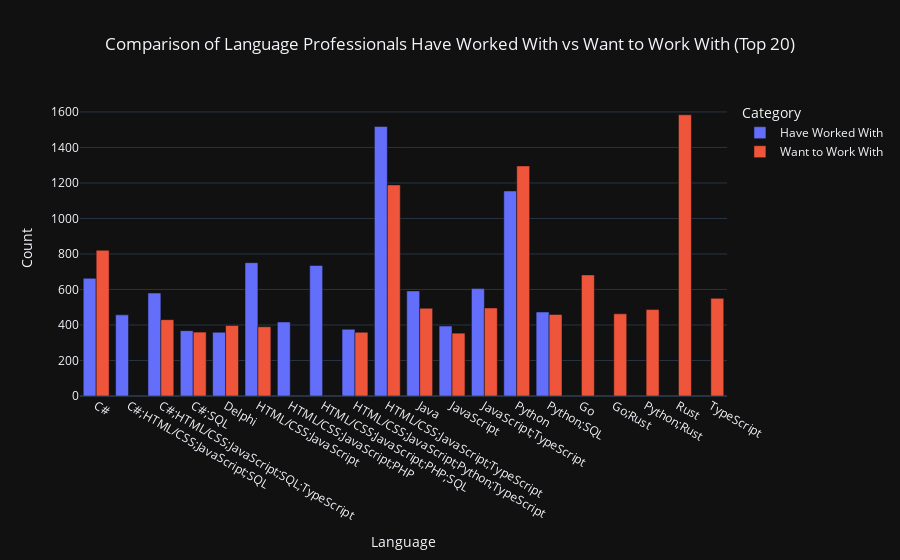

Notebook cell for this chart:
### Code cell
compare_languages(
    dataframe=df2023,
    worked_with_col='LanguageHaveWorkedWith',
    want_to_work_with_col='LanguageWantToWorkWith',
    column= 'Language',
    top_n=20
)

### Figure 1 — Plotly figure (JSON) as saved in the notebook; plotly's stock layout.template omitted (floating-point values rounded to 4 significant figures)
{"data": [{"alignmentgroup": "True", "hovertemplate": "Category=Have Worked With<br>Language=%{x}<br>Count=%{y}<extra></extra>", "legendgroup": "Have Worked With", "marker": {"color": "#636efa", "pattern": {"shape": ""}}, "name": "Have Worked With", "offsetgroup": "Have Worked With", "orientation": "v", "showlegend": true, "textposition": "auto", "type": "bar", "x": ["C#", "C#;HTML/CSS;JavaScript;SQL", "C#;HTML/CSS;JavaScript;SQL;TypeScript", "C#;SQL", "Delphi", "HTML/CSS;JavaScript", "HTML/CSS;JavaScript;PHP", "HTML/CSS;JavaScript;PHP;SQL", "HTML/CSS;JavaScript;Python;TypeScript", "HTML/CSS;JavaScript;TypeScript", "Java", "JavaScript", "JavaScript;TypeScript", "Python", "Python;SQL"], "xaxis": "x", "y": [663, 457, 580, 368, 359, 751, 417, 735, 376, 1518, 592, 394, 605, 1155, 473], "yaxis": "y"}, {"alignmentgroup": "True", "hovertemplate": "Category=Want to Work With<br>Language=%{x}<br>Count=%{y}<extra></extra>", "legendgroup": "Want to Work With", "marker": {"color": "#EF553B", "pattern": {"shape": ""}}, "name": "Want to Work With", "offsetgroup": "Want to Work With", "orientation": "v", "showlegend": true, "textposition": "auto", "type": "bar", "x": ["C#", "C#;HTML/CSS;JavaScript;SQL;TypeScript", "C#;SQL", "Delphi", "Go", "Go;Rust", "HTML/CSS;JavaScript", "HTML/CSS;JavaScript;Python;TypeScript", "HTML/CSS;JavaScript;TypeScript", "Java", "JavaScript", "JavaScript;TypeScript", "Python", "Python;Rust", "Python;SQL", "Rust", "TypeScript"], "xaxis": "x", "y": [821, 430, 360, 397, 682, 463, 390, 359, 1189, 494, 354, 496, 1296, 487, 459, 1584, 550], "yaxis": "y"}], "layout": {"barmode": "group", "legend": {"title": {"text": "Category"}, "tracegroupgap": 0}, "title": {"text": "Comparison of Language Professionals Have Worked With vs Want to Work With (Top 20)", "x": 0.5}, "xaxis": {"anchor": "y", "domain": [0, 1], "title": {"text": "Language"}}, "yaxis": {"anchor": "x", "domain": [0, 1], "title": {"text": "Count"}}}}
